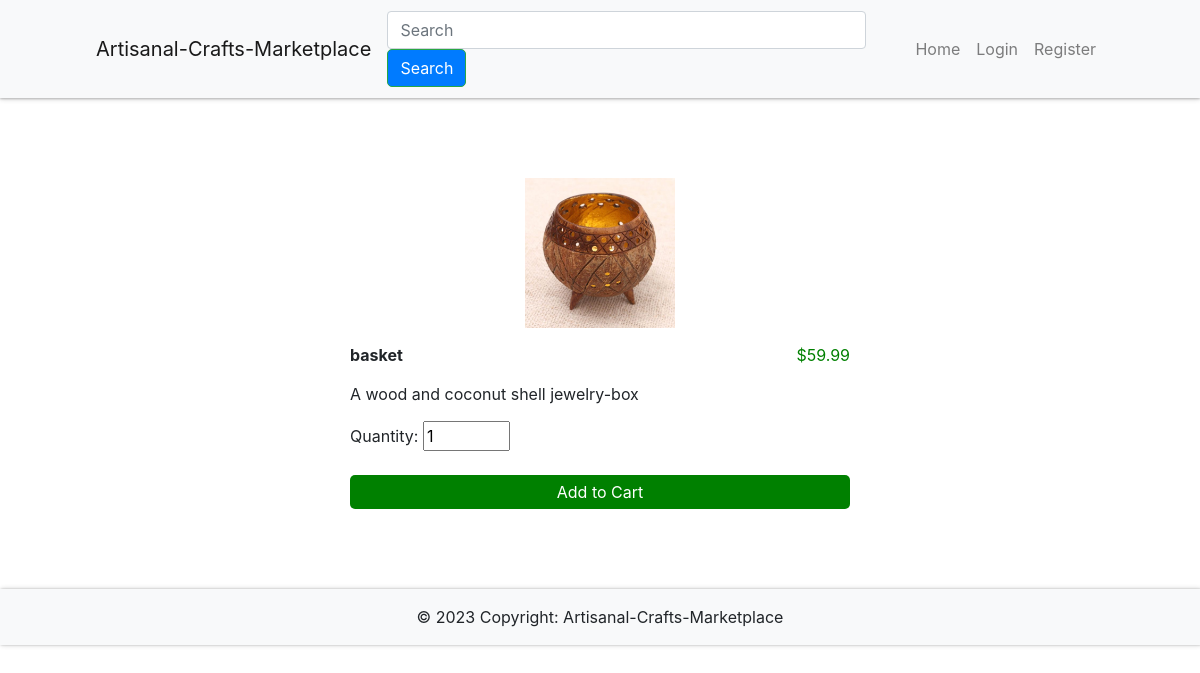
The app's page /item/2 with its own data.
### app/db_models.py (models this page shows)
class Item(db.Model):
	__tablename__ = "items"
	id = db.Column(db.Integer, primary_key=True)
	name = db.Column(db.String(100), nullable=False)
	price = db.Column(db.Float, nullable=False)
	category = db.Column(db.Text, nullable=False)
	image = db.Column(db.String(250), nullable=False)
	details = db.Column(db.String(250), nullable=False)
	price_id = db.Column(db.String(250), nullable=False)
	orders = db.relationship("Ordered_item", backref="item")
	in_cart = db.relationship("Cart", backref="item")

### app/__init__.py (the view)
@app.route('/item/<int:id>')
def item(id):
    item = Item.query.get(id)
    return render_template('item.html', item=item)

### app/__init__.py (called while the page is built)
@app.context_processor
def inject_now():
    return {'now': datetime.utcnow()}

### app/templates/item.html (shortened to what this page needs)
{% extends "base.html" %}
{% block content %}
    <div class="item-display">
        <div class="img-wrapper">
            <img src="{{ url_for('static', filename=item.image) }}" class="pic" alt="{{ item.name }}">
        </div>
        <b>{{ item.name }}</b>
        <span class="right-item">${{ item.price }}</span><br>
        <div class="details">{{ item.details | safe }}</div>
        <form action="{{ url_for('add_to_cart', id=item.id) }}" method="POST">
            Quantity:
            <input type="number" value="1" name="quantity" min="1" max="50" onkeyup="if(this.value > 50) this.value=50;" required>
            <br><br>
            <input type="submit" class="add-to-cart" value="Add to Cart" name="add">
        </form>
    </div>
{% endblock %}

### app/static/styles.css (style rules this page uses)
.item-display { margin: 0 auto; max-width: 500px; }
.add-to-cart { background-color: green; }
.add-to-cart, .remove-from-cart { width: 100%; border: none; color: white; padding: 5px; border-radius: 5px; cursor: pointer; }
.pic { width:150px; height: 150px; }
.img-wrapper { display: flex; justify-content: center; margin-bottom: 15px; }
.right-item { float:right; color:green; }
.details { padding: 15px 0; }

### records on screen
Item: image+name (picture), name "basket", price "59.99", details "A wood and coconut shell jewelry-box"
